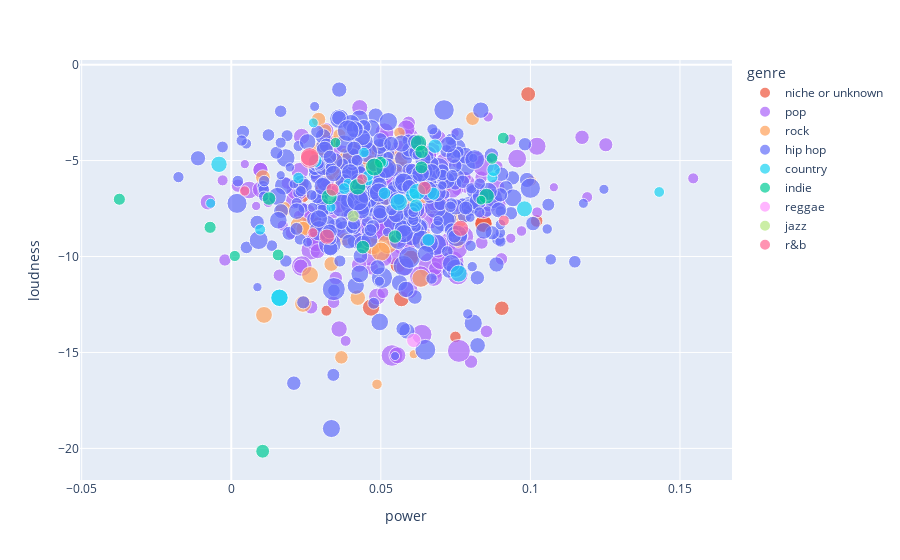

Notebook source saved alongside this figure:
### Code cell
px.scatter(song_stats, x="power", y="loudness", size="scored_words", color="genre", color_discrete_map=color_dict, hover_data=['name+artist'])

### Figure 1 — Plotly figure (JSON) as saved in the notebook; plotly's stock layout.template omitted (floating-point values rounded to 4 significant figures; data arrays with more than 128 entries replaced by an {"elided": "..."} marker saying what was removed)
{"data": [{"customdata": [["We Don't Talk About Bruno---Carolina Gaitán - La Gaita, Mauro Castillo, Adassa, Rhenzy Feliz, Diane Guerrero, Stephanie Beatriz, Encanto - Cast"], ["Bad Habit---Steve Lacy"], ["Surface Pressure - From \"Encanto\"/Soundtrack Version---Jessica Darrow"], ["Surface Pressure---Jessica Darrow"], ["The Family Madrigal---Stephanie Beatriz, Olga Merediz, Encanto - Cast"], ["What Else Can I Do?---Diane Guerrero, Stephanie Beatriz"], ["Dark Red---Steve Lacy"], ["Static---Steve Lacy"], ["Waiting On A Miracle---Stephanie Beatriz"], ["Numb Little Bug---Em Beihold"], ["Until I Found You---Stephen Sanchez"], ["Flowers---Lauren Spencer Smith"], ["Monster Mash---Bobby \"Boris\" Pickett, The Crypt-Kickers"], ["Sunshine ---Steve Lacy, Fousheé"], ["This Is Halloween---The Citizens of Halloween"], ["Ghostbusters---Ray Parker Jr."], ["Mercury---Steve Lacy"], ["Nobody Like U---4*TOWN , Jordan Fisher, Finneas O'Connell, Topher Ngo, Grayson Villanueva, Josh Levi"], ["10 Things I Hate About You---Leah Kate"], ["All Of You---Stephanie Beatriz, Olga Merediz, John Leguizamo, Adassa, Maluma, Encanto - Cast"], ["Victoria's Secret---Jax"], ["I Really Want to Stay at Your House---Rosa Walton, Hallie Coggins"], ["Doja---Central Cee"], ["Heavy ---Nigo, Lil Uzi Vert"], ["Somebody's Watching Me - Single Version---Rockwell"], ["Shake It ---Kay Flock, Cardi B, Dougie B, Bory300"], ["After Dark---Mr.Kitty"], ["Lost in the Fire ---Gesaffelstein, The Weeknd"], ["Heavy ---Nigo, Lil Uzi Vert"], ["The Rumbling ---SiM"], ["attention ---Omah Lay, Justin Bieber"], ["Super Freak---Rick James"]], "hovertemplate": "genre=niche or unknown<br>power=%{x}<br>loudness=%{y}<br>scored_words=%{marker.size}<br>name+artist=%{customdata[0]}<extra></extra>", "legendgroup": "niche or unknown", "marker": {"color": "#EF553B", "size": [318, 279, 379, 379, 248, 260, 200, 370, 195, 376, 163, 107, 167, 170, 150, 271, 315, 297, 237, 211, 473, 385, 730, 199, 249, 171, 305, 304, 199, 274, 237, 176], "sizemode": "area", "sizeref": 2.467, "symbol": "circle"}, "mode": "markers", "name": "niche or unknown", "orientation": "v", "showlegend": true, "type": "scatter", "x": [0.0286, 0.05877, 0.08431, 0.08431, 0.07113, 0.09045, 0.03394, 0.04673, 0.1021, 0.05521, 0.05702, 0.07238, 0.07493, 0.07717, 0.03181, 0.03907, 0.03076, 0.06, 0.0238, 0.07596, 0.06106, 0.04237, 0.06874, 0.06281, 0.06028, 0.03816, 0.05571, 0.05687, 0.06281, 0.09925, 0.05029, 0.0289], "xaxis": "x", "y": [-8.516, -7.093, -8.302, -8.286, -6.345, -12.7, -4.023, -12.66, -8.145, -6.892, -5.339, -9.738, -14.19, -5.892, -12.82, -5.017, -6.481, -10.06, -6.846, -10.62, -7.639, -7.399, -7.43, -7.681, -9.2, -5.875, -10.44, -12.21, -7.643, -1.536, -8.134, -8.245], "yaxis": "y"}, {"customdata": {"elided": "198x1 str values"}, "hovertemplate": "genre=pop<br>power=%{x}<br>loudness=%{y}<br>scored_words=%{marker.size}<br>name+artist=%{customdata[0]}<extra></extra>", "legendgroup": "pop", "marker": {"color": "#ab63fa", "size": {"elided": "198 int values"}, "sizemode": "area", "sizeref": 2.467, "symbol": "circle"}, "mode": "markers", "name": "pop", "orientation": "v", "showlegend": true, "type": "scatter", "x": {"elided": "198 float values"}, "xaxis": "x", "y": {"elided": "198 float values"}, "yaxis": "y"}, {"customdata": [["Heat Waves---Glass Animals"], ["Running Up That Hill ---Kate Bush"], ["Something In The Way---Nirvana"], ["Enemy  - from the series Arcane League of Legends---Imagine Dragons, JID, Arcane, League of Legends"], ["I Ain't Worried---OneRepublic"], ["Master of Puppets ---Metallica"], ["Sweater Weather---The Neighbourhood"], ["Hold Me Closer---Elton John, Britney Spears"], ["505---Arctic Monkeys"], ["Mary On A Cross---Ghost"], ["Alien Blues---Vundabar"], ["Softcore---The Neighbourhood"], ["Last Christmas---Wham!"], ["Everybody Wants To Rule The World---Tears For Fears"], ["Bones---Imagine Dragons"], ["Mr. Brightside---The Killers"], ["Elliot's Song - From \"Euphoria\" An HBO Original Series---Dominic Fike, Zendaya"], ["The Foundations of Decay---My Chemical Romance"], ["Space Song---Beach House"], ["EDGING---blink-182"], ["This Is Why---Paramore"], ["Daddy Issues---The Neighbourhood"], ["I Wanna Be Yours---Arctic Monkeys"], ["Dreams - 2004 Remaster---Fleetwood Mac"], ["Everlong---Foo Fighters"], ["Don't Stop Believin'---Journey"], ["Separate Ways  - Bryce Miller/Alloy Tracks Remix---Journey, Steve Perry"], ["Eventually---Tame Impala"], ["Sweet Home Alabama---Lynyrd Skynyrd"], ["Smells Like Teen Spirit---Nirvana"], ["Iris---The Goo Goo Dolls"], ["Brown Eyed Girl---Van Morrison"], ["Black Summer---Red Hot Chili Peppers"], ["Electric Love---BØRNS"], ["The Less I Know The Better---Tame Impala"], ["Cigarette Daydreams---Cage The Elephant"], ["Riptide---Vance Joy"], ["Oh Caroline---The 1975"], ["Sweet Dreams  - Remastered---Eurythmics, Annie Lennox, Dave Stewart"], ["Danger Zone - From \"Top Gun\" Original Soundtrack---Kenny Loggins"], ["Everybody Talks---Neon Trees"], ["BRIGHTSIDE---The Lumineers"], ["Enter Sandman ---Metallica"], ["Right Down the Line---Gerry Rafferty"], ["Blue Christmas---Elvis Presley"], ["House of Memories---Panic! At The Disco"], ["Born in the U.S.A.---Bruce Springsteen"], ["Sweet Child O' Mine---Guns N' Roses"], [" The Reaper---Blue Öyster Cult"], ["Why'd You Only Call Me When You're High?---Arctic Monkeys"], ["Take It Easy - 2013 Remaster---Eagles"], ["Out of My League---Fitz and The Tantrums"]], "hovertemplate": "genre=rock<br>power=%{x}<br>loudness=%{y}<br>scored_words=%{marker.size}<br>name+artist=%{customdata[0]}<extra></extra>", "legendgroup": "rock", "marker": {"color": "#FFA15A", "size": [389, 406, 351, 497, 168, 223, 237, 116, 271, 395, 349, 425, 347, 399, 215, 500, 226, 530, 306, 261, 699, 361, 471, 453, 431, 271, 150, 250, 298, 648, 317, 352, 499, 210, 388, 240, 564, 120, 196, 137, 120, 304, 494, 102, 136, 567, 310, 440, 272, 312, 271, 164], "sizemode": "area", "sizeref": 2.467, "symbol": "circle"}, "mode": "markers", "name": "rock", "orientation": "v", "showlegend": true, "type": "scatter", "x": [0.04343, 0.06341, 0.01094, 0.0421, 0.06422, 0.03815, 0.08066, 0.038, 0.01057, 0.04957, 0.03302, 0.06583, 0.02397, 0.06476, 0.03615, 0.04701, 0.03681, 0.04348, 0.05645, 0.02918, 0.04272, 0.0473, 0.05228, 0.04999, 0.03323, 0.05048, 0.07587, 0.02297, 0.04228, 0.03039, 0.07625, 0.02633, 0.03836, 0.07884, 0.0464, 0.03129, 0.06495, 0.04422, 0.0567, 0.1003, 0.06232, 0.06017, 0.02298, 0.06098, 0.04872, 0.05541, 0.03702, 0.04927, 0.02408, 0.01735, 0.03343, 0.05622], "xaxis": "x", "y": [-6.9, -11.13, -13.04, -4.424, -5.927, -9.108, -2.81, -4.602, -5.866, -4.469, -5.093, -5.509, -12.47, -9.118, -3.67, -5.23, -15.26, -6.652, -7.311, -2.864, -6.884, -9.461, -9.345, -9.744, -5.541, -7.106, -9.274, -6.217, -12.14, -4.556, -8.072, -10.96, -5.071, -7.627, -6.442, -3.442, -6.694, -5.466, -5.986, -6.056, -3.906, -7.01, -8.412, -15.09, -16.66, -5.051, -6.042, -5.321, -8.55, -7.531, -10.39, -3.553], "yaxis": "y"}, {"customdata": {"elided": "378x1 str values"}, "hovertemplate": "genre=hip hop<br>power=%{x}<br>loudness=%{y}<br>scored_words=%{marker.size}<br>name+artist=%{customdata[0]}<extra></extra>", "legendgroup": "hip hop", "marker": {"color": "#636efa", "size": {"elided": "378 int values"}, "sizemode": "area", "sizeref": 2.467, "symbol": "circle"}, "mode": "markers", "name": "hip hop", "orientation": "v", "showlegend": true, "type": "scatter", "x": {"elided": "378 float values"}, "xaxis": "x", "y": {"elided": "378 float values"}, "yaxis": "y"}, {"customdata": [["Don't Think Jesus---Morgan Wallen"], ["Something in the Orange---Zach Bryan"], ["You Proof---Morgan Wallen"], ["Thought You Should Know---Morgan Wallen"], ["Rock and A Hard Place---Bailey Zimmerman"], ["Whiskey Glasses---Morgan Wallen"], ["Flower Shops ---ERNEST, Morgan Wallen"], ["Chicken Fried---Zac Brown Band"], ["Fancy Like---Walker Hayes"], ["Buy Dirt---Jordan Davis, Luke Bryan"], ["Burn Burn Burn---Zach Bryan"], ["Sand In My Boots---Morgan Wallen"], ["Fall In Love---Bailey Zimmerman"], ["Doin' This---Luke Combs"], ["Tennessee Whiskey---Chris Stapleton"], ["Chasin' You---Morgan Wallen"], ["Tennessee Orange---Megan Moroney"], ["More Than My Hometown---Morgan Wallen"], ["Heavy Eyes---Zach Bryan"], ["All Your'n---Tyler Childers"], ["Wagon Wheel---Darius Rucker"], ["Fortunate Son---Creedence Clearwater Revival"], ["Feathered Indians---Tyler Childers"], ["Something in the Orange - Z&E's Version---Zach Bryan"], ["7 Summers---Morgan Wallen"], ["Forever After All---Luke Combs"], ["Beer Never Broke My Heart---Luke Combs"], ["Beautiful Crazy---Luke Combs"]], "hovertemplate": "genre=country<br>power=%{x}<br>loudness=%{y}<br>scored_words=%{marker.size}<br>name+artist=%{customdata[0]}<extra></extra>", "legendgroup": "country", "marker": {"color": "#19d3f3", "size": [247, 378, 233, 102, 150, 135, 165, 255, 174, 210, 210, 352, 126, 151, 356, 152, 144, 226, 121, 216, 369, 318, 191, 378, 109, 332, 126, 119], "sizemode": "area", "sizeref": 2.467, "symbol": "circle"}, "mode": "markers", "name": "country", "orientation": "v", "showlegend": true, "type": "scatter", "x": [0.06062, 0.01611, 0.02804, 0.03898, 0.009651, 0.04437, 0.02244, 0.06812, 0.03774, 0.06755, 0.06589, 0.06217, 0.0457, 0.08726, 0.07602, 0.04576, 0.1431, 0.0877, 0.02744, 0.0618, 0.056, 0.09802, 0.05122, 0.01611, 0.05104, -0.0041, -0.006889, 0.03337], "xaxis": "x", "y": [-6.811, -12.15, -5.007, -6.16, -8.596, -4.58, -5.908, -4.25, -6.459, -6.725, -9.13, -6.628, -6.055, -5.878, -10.89, -5.785, -6.637, -5.479, -3.032, -7.342, -7.174, -7.516, -6.705, -12.15, -5.13, -5.195, -7.226, -7.431], "yaxis": "y"}, {"customdata": [["I Love You So---The Walters"], ["Notion---The Rare Occasions"], ["Stick Season---Noah Kahan"], ["Freaks---Surf Curse"], ["Sex Drugs Etc.---Beach Weather"], ["Tek It---Cafuné"], ["World's Smallest Violin---AJR"], ["POLTERGEIST!---CORPSE, OmenXIII"], ["It's Called: Freefall---Rainbow Kitten Surprise"], ["Young---Vacations"], ["The Night We Met---Lord Huron"], ["Washing Machine Heart---Mitski"], ["Lovers Rock---TV Girl"], ["Not Allowed---TV Girl"], ["Pope Is a Rockstar---SALES"], ["rises the moon---Liana Flores"], ["Kilby Girl---The Backseat Lovers"], ["My Kind of Woman---Mac DeMarco"], ["I Can't Handle Change---Roar"], ["Hayloft II---Mother Mother"]], "hovertemplate": "genre=indie<br>power=%{x}<br>loudness=%{y}<br>scored_words=%{marker.size}<br>name+artist=%{customdata[0]}<extra></extra>", "legendgroup": "indie", "marker": {"color": "#00cc96", "size": [166, 171, 306, 173, 175, 202, 227, 181, 333, 135, 229, 333, 395, 304, 223, 237, 156, 122, 183, 227], "sizemode": "area", "sizeref": 2.467, "symbol": "circle"}, "mode": "markers", "name": "indie", "orientation": "v", "showlegend": true, "type": "scatter", "x": [0.08716, 0.09091, 0.03276, 0.01566, 0.04989, 0.06359, 0.01263, -0.03741, 0.04223, 0.03485, 0.044, 0.06262, 0.04784, 0.08535, 0.05474, 0.01049, 0.001187, 0.08349, -0.007075, 0.06364], "xaxis": "x", "y": [-4.891, -3.825, -6.894, -9.918, -5.083, -5.354, -6.977, -7.014, -6.365, -4.065, -9.51, -4.087, -5.338, -6.855, -8.958, -20.15, -9.973, -7.063, -8.478, -4.541], "yaxis": "y"}, {"customdata": [["Pass The Dutchie---Musical Youth"]], "hovertemplate": "genre=reggae<br>power=%{x}<br>loudness=%{y}<br>scored_words=%{marker.size}<br>name+artist=%{customdata[0]}<extra></extra>", "legendgroup": "reggae", "marker": {"color": "#FF97FF", "size": [255], "sizemode": "area", "sizeref": 2.467, "symbol": "circle"}, "mode": "markers", "name": "reggae", "orientation": "v", "showlegend": true, "type": "scatter", "x": [0.061], "xaxis": "x", "y": [-14.37], "yaxis": "y"}, {"customdata": [["September---Earth, Wind & Fire"]], "hovertemplate": "genre=jazz<br>power=%{x}<br>loudness=%{y}<br>scored_words=%{marker.size}<br>name+artist=%{customdata[0]}<extra></extra>", "legendgroup": "jazz", "marker": {"color": "#B6E880", "size": [173], "sizemode": "area", "sizeref": 2.467, "symbol": "circle"}, "mode": "markers", "name": "jazz", "orientation": "v", "showlegend": true, "type": "scatter", "x": [0.04078], "xaxis": "x", "y": [-7.892], "yaxis": "y"}, {"customdata": [["Thriller---Michael Jackson"], ["90 Proof ---Smino, J. Cole"], ["Heartbreak Anniversary---Giveon"], ["Thriller - 2003 Edit---Michael Jackson"], ["For Tonight---Giveon"], ["SPIT IN MY FACE!---ThxSoMch"], ["Sure Thing---Miguel"], ["Over---Lucky Daye"], ["Get You ---Daniel Caesar, Kali Uchis"], ["Swim---Chase Atlantic"]], "hovertemplate": "genre=r&b<br>power=%{x}<br>loudness=%{y}<br>scored_words=%{marker.size}<br>name+artist=%{customdata[0]}<extra></extra>", "legendgroup": "r&b", "marker": {"color": "#FF6692", "size": [432, 134, 289, 432, 126, 211, 150, 141, 321, 229], "sizemode": "area", "sizeref": 2.467, "symbol": "circle"}, "mode": "markers", "name": "r&b", "orientation": "v", "showlegend": true, "type": "scatter", "x": [0.02623, 0.004467, 0.03197, 0.02623, 0.02726, 0.03386, 0.09112, 0.04375, 0.07665, 0.0646], "xaxis": "x", "y": [-4.913, -6.583, -8.964, -4.813, -8.756, -6.512, -8.127, -5.971, -8.533, -6.429], "yaxis": "y"}], "layout": {"legend": {"itemsizing": "constant", "title": {"text": "genre"}, "tracegroupgap": 0}, "margin": {"t": 60}, "xaxis": {"anchor": "y", "domain": [0, 1], "title": {"text": "power"}}, "yaxis": {"anchor": "x", "domain": [0, 1], "title": {"text": "loudness"}}}}
